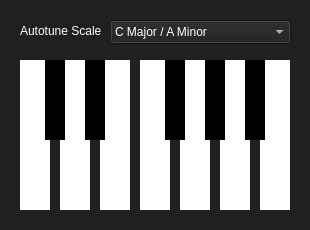
<?xml version="1.0" encoding="UTF-8"?>
<ui version="4.0">
 <class>HardtuneSettings</class>
 <widget class="QDialog" name="HardtuneSettings">
  <property name="geometry">
   <rect>
    <x>0</x>
    <y>0</y>
    <width>310</width>
    <height>230</height>
   </rect>
  </property>
  <property name="minimumSize">
   <size>
    <width>310</width>
    <height>230</height>
   </size>
  </property>
  <property name="maximumSize">
   <size>
    <width>310</width>
    <height>230</height>
   </size>
  </property>
  <property name="windowTitle">
   <string>Dialog</string>
  </property>
  <property name="styleSheet">
   <string notr="true">background: #202020;
color: #FFFFFF;</string>
  </property>
  <widget class="QComboBox" name="scale">
   <property name="geometry">
    <rect>
     <x>110</x>
     <y>20</y>
     <width>181</width>
     <height>24</height>
    </rect>
   </property>
   <property name="focusPolicy">
    <enum>Qt::NoFocus</enum>
   </property>
   <item>
    <property name="text">
     <string>C Major / A Minor</string>
    </property>
   </item>
   <item>
    <property name="text">
     <string>C# Major / Bb Minor</string>
    </property>
   </item>
   <item>
    <property name="text">
     <string>D Major / B Minor</string>
    </property>
   </item>
   <item>
    <property name="text">
     <string>D# Major / C Minor</string>
    </property>
   </item>
   <item>
    <property name="text">
     <string>E Major / Db Minor</string>
    </property>
   </item>
   <item>
    <property name="text">
     <string>F Major / D Minor</string>
    </property>
   </item>
   <item>
    <property name="text">
     <string>F# Major / Eb Minor</string>
    </property>
   </item>
   <item>
    <property name="text">
     <string>G Major / E Minor</string>
    </property>
   </item>
   <item>
    <property name="text">
     <string>G# Major / F Minor</string>
    </property>
   </item>
   <item>
    <property name="text">
     <string>A Major / Gb Minor</string>
    </property>
   </item>
   <item>
    <property name="text">
     <string>A# Major / G Minor</string>
    </property>
   </item>
   <item>
    <property name="text">
     <string>B Major / Ab Minor</string>
    </property>
   </item>
   <item>
    <property name="text">
     <string>Custom</string>
    </property>
   </item>
  </widget>
  <widget class="QCheckBox" name="C">
   <property name="geometry">
    <rect>
     <x>20</x>
     <y>60</y>
     <width>30</width>
     <height>150</height>
    </rect>
   </property>
   <property name="styleSheet">
    <string notr="true">QCheckBox::indicator {width: 30px; height: 150px; border: 0px;}

QCheckBox::indicator:checked {background: #FFFFFF;}
QCheckBox::indicator:unchecked {background: #505050;}</string>
   </property>
   <property name="text">
    <string/>
   </property>
   <property name="checked">
    <bool>true</bool>
   </property>
  </widget>
  <widget class="QCheckBox" name="D">
   <property name="geometry">
    <rect>
     <x>60</x>
     <y>60</y>
     <width>30</width>
     <height>150</height>
    </rect>
   </property>
   <property name="styleSheet">
    <string notr="true">QCheckBox::indicator {width: 30px; height: 150px; border: 0px;}

QCheckBox::indicator:checked {background: #FFFFFF;}
QCheckBox::indicator:unchecked {background: #505050;}</string>
   </property>
   <property name="text">
    <string/>
   </property>
   <property name="checked">
    <bool>true</bool>
   </property>
  </widget>
  <widget class="QCheckBox" name="E">
   <property name="geometry">
    <rect>
     <x>100</x>
     <y>60</y>
     <width>30</width>
     <height>150</height>
    </rect>
   </property>
   <property name="styleSheet">
    <string notr="true">QCheckBox::indicator {width: 30px; height: 150px; border: 0px;}

QCheckBox::indicator:checked {background: #FFFFFF;}
QCheckBox::indicator:unchecked {background: #505050;}</string>
   </property>
   <property name="text">
    <string/>
   </property>
   <property name="checked">
    <bool>true</bool>
   </property>
  </widget>
  <widget class="QCheckBox" name="F">
   <property name="geometry">
    <rect>
     <x>140</x>
     <y>60</y>
     <width>30</width>
     <height>150</height>
    </rect>
   </property>
   <property name="styleSheet">
    <string notr="true">QCheckBox::indicator {width: 30px; height: 150px; border: 0px;}

QCheckBox::indicator:checked {background: #FFFFFF;}
QCheckBox::indicator:unchecked {background: #505050;}</string>
   </property>
   <property name="text">
    <string/>
   </property>
   <property name="checked">
    <bool>true</bool>
   </property>
  </widget>
  <widget class="QCheckBox" name="G">
   <property name="geometry">
    <rect>
     <x>180</x>
     <y>60</y>
     <width>30</width>
     <height>150</height>
    </rect>
   </property>
   <property name="styleSheet">
    <string notr="true">QCheckBox::indicator {width: 30px; height: 150px; border: 0px;}

QCheckBox::indicator:checked {background: #FFFFFF;}
QCheckBox::indicator:unchecked {background: #505050;}</string>
   </property>
   <property name="text">
    <string/>
   </property>
   <property name="checked">
    <bool>true</bool>
   </property>
  </widget>
  <widget class="QCheckBox" name="A">
   <property name="geometry">
    <rect>
     <x>220</x>
     <y>60</y>
     <width>30</width>
     <height>150</height>
    </rect>
   </property>
   <property name="styleSheet">
    <string notr="true">QCheckBox::indicator {width: 30px; height: 150px; border: 0px;}

QCheckBox::indicator:checked {background: #FFFFFF;}
QCheckBox::indicator:unchecked {background: #505050;}</string>
   </property>
   <property name="text">
    <string/>
   </property>
   <property name="checked">
    <bool>true</bool>
   </property>
  </widget>
  <widget class="QCheckBox" name="B">
   <property name="geometry">
    <rect>
     <x>260</x>
     <y>60</y>
     <width>30</width>
     <height>150</height>
    </rect>
   </property>
   <property name="styleSheet">
    <string notr="true">QCheckBox::indicator {width: 30px; height: 150px; border: 0px;}

QCheckBox::indicator:checked {background: #FFFFFF;}
QCheckBox::indicator:unchecked {background: #505050;}</string>
   </property>
   <property name="text">
    <string/>
   </property>
   <property name="checked">
    <bool>true</bool>
   </property>
  </widget>
  <widget class="QCheckBox" name="Db">
   <property name="geometry">
    <rect>
     <x>45</x>
     <y>60</y>
     <width>20</width>
     <height>80</height>
    </rect>
   </property>
   <property name="styleSheet">
    <string notr="true">QCheckBox::indicator {width: 20px; height: 80px; border: 0px;}

QCheckBox::indicator:checked {background: #000000;}
QCheckBox::indicator:unchecked {background: #505050;}</string>
   </property>
   <property name="text">
    <string/>
   </property>
   <property name="checked">
    <bool>true</bool>
   </property>
  </widget>
  <widget class="QCheckBox" name="Eb">
   <property name="geometry">
    <rect>
     <x>85</x>
     <y>60</y>
     <width>20</width>
     <height>80</height>
    </rect>
   </property>
   <property name="styleSheet">
    <string notr="true">QCheckBox::indicator {width: 20px; height: 80px; border: 0px;}

QCheckBox::indicator:checked {background: #000000;}
QCheckBox::indicator:unchecked {background: #505050;}</string>
   </property>
   <property name="text">
    <string/>
   </property>
   <property name="checked">
    <bool>true</bool>
   </property>
  </widget>
  <widget class="QCheckBox" name="Gb">
   <property name="geometry">
    <rect>
     <x>165</x>
     <y>60</y>
     <width>20</width>
     <height>80</height>
    </rect>
   </property>
   <property name="styleSheet">
    <string notr="true">QCheckBox::indicator {width: 20px; height: 80px; border: 0px;}

QCheckBox::indicator:checked {background: #000000;}
QCheckBox::indicator:unchecked {background: #505050;}</string>
   </property>
   <property name="text">
    <string/>
   </property>
   <property name="checked">
    <bool>true</bool>
   </property>
  </widget>
  <widget class="QCheckBox" name="Ab">
   <property name="geometry">
    <rect>
     <x>205</x>
     <y>60</y>
     <width>20</width>
     <height>80</height>
    </rect>
   </property>
   <property name="styleSheet">
    <string notr="true">QCheckBox::indicator {width: 20px; height: 80px; border: 0px;}

QCheckBox::indicator:checked {background: #000000;}
QCheckBox::indicator:unchecked {background: #505050;}</string>
   </property>
   <property name="text">
    <string/>
   </property>
   <property name="checked">
    <bool>true</bool>
   </property>
  </widget>
  <widget class="QCheckBox" name="Bb">
   <property name="geometry">
    <rect>
     <x>245</x>
     <y>60</y>
     <width>20</width>
     <height>80</height>
    </rect>
   </property>
   <property name="styleSheet">
    <string notr="true">QCheckBox::indicator {width: 20px; height: 80px; border: 0px;}

QCheckBox::indicator:checked {background: #000000;}
QCheckBox::indicator:unchecked {background: #505050;}</string>
   </property>
   <property name="text">
    <string/>
   </property>
   <property name="checked">
    <bool>true</bool>
   </property>
  </widget>
  <widget class="QLabel" name="label">
   <property name="geometry">
    <rect>
     <x>20</x>
     <y>20</y>
     <width>91</width>
     <height>21</height>
    </rect>
   </property>
   <property name="text">
    <string>Autotune Scale</string>
   </property>
  </widget>
 </widget>
 <resources/>
 <connections/>
</ui>
